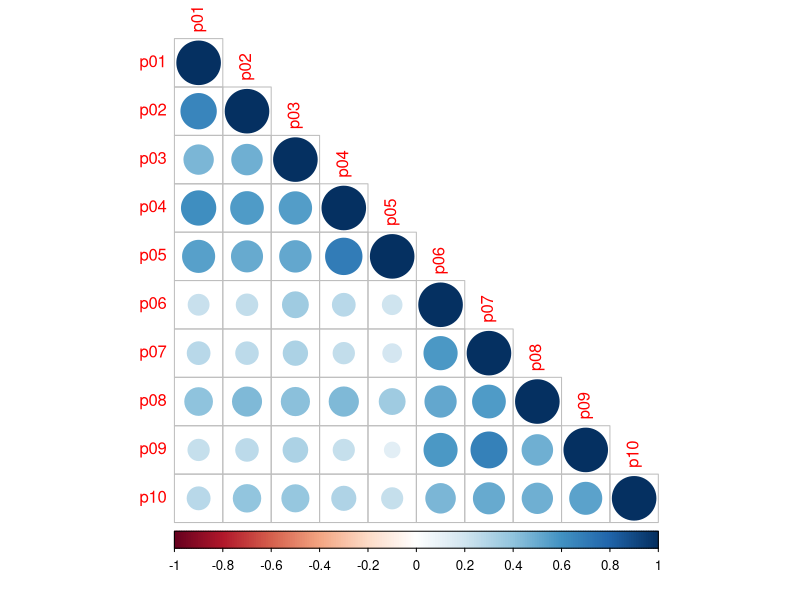

This chart was generated by the following R code: (Note: this script raises an error after producing the figure.)
## R4H2O: Data Science for Water Professionals
## Chapter 10: Analysing the Customer Experience

## Read data
library(readr)
pii_long <- read_csv("casestudy2/pii_long.csv")

## Transform data
library(tidyr)
pii_wide <- pivot_wider(pii_long, names_from = Item, values_from = Response)

## Correlations
cor(pii_wide$p01, pii_wide$p02)
c_matrix <- cor(pii_wide[, -1])
round(c_matrix, 2)

cor.test(pii_wide$p01, pii_wide$p02)

## Visualise correlations
library(corrplot)

png("manuscript/resources/10_surveys/corplot_01.png", width = 1024, height = 1024, pointsize = 24)
corrplot(c_matrix, type = "lower")
dev.off()

## Hierarchical clustering

## Clustering example
set.seed(1969)
customers <- tibble(id = LETTERS[1:10],
                    weekday = c(rnorm(5, 155 * 2.7, 200), rnorm(5, 750, 200)),
                    weekend = c(rnorm(5, 250 * 2.7, 200), rnorm(5, 50, 10)))

ggplot(customers, aes(weekday, weekend)) +
    geom_label(aes(label = id)) +
    labs(title = "Simulated weekday and weekend consumption",
         subtitle = "Cluster analysis example",
         x = "Average weekday consumption", y = "Average weekend consumption") +
    theme_bw(base_size = 10)
ggsave("manuscript/resources/10_surveys/clustering_example.png", width = 9, height = 5)

## Correlations
cor(customers[, -1])

customers_scaled <- scale(customers[, -1])
customers_dist <- dist(customers)
customer_clusters <- hclust(customers_dist)

png("manuscript/resources/10_surveys/example_dendogram.png", width = 1920, height = 1080, pointsize = 32)
plot(customer_clusters,
     main = "Clsutering Example",
     sub = "Simulated data",
     labels = customers$id)
dev.off()

customers$Segment <- cutree(customer_clusters, 2)
ggplot(customers, aes(weekday, weekend)) +
    geom_label(aes(label = id, fill = factor(Segment))) +
    labs(title = "Simulated weekday and weekend consumption",
         subtitle = "Cluster analysis example",
         x = "Average weekday consumption", y = "Average weekend consumption",
         fill = "Segment") +
    theme_bw(base_size = 10)
ggsave("manuscript/resources/10_surveys/customer_segments.png", width = 9, height = 5)

## Cluster involvement data
pii_trans <- t(pii_wide[, -1])

pii_clusters <- pii_trans %>%
    scale() %>%
    dist() %>%
    hclust()

png("manuscript/resources/10_surveys/pii_dendogram.png", width = 1920, height = 1080, pointsize = 32)
plot(pii_clusters,
     main = "Tap Water Consumer Involvement survey clusters",
     sub = "Personal Involvement Index",
     labels = names(pii_wide[, -1]))
rect.hclust(pii_clusters, k = 2, border = 2:3)
dev.off()

## Calculate the PII index
pii <- pii_wide %>%
    group_by(survey_id) %>%
    summarise(Cognitive = p01 + p02 + p03 + p04 + p05,
              Affective = p06 + p07 + p08 + p09 + p10,
              Involvement = Cognitive + Affective) %>%
    pivot_longer(Cognitive:Involvement, 
                 names_to = "Dimension",
                 values_to = "Score")

ggplot(pii, aes(Score, fill = Dimension)) + 
    geom_histogram(bins = 30) + 
    facet_wrap(~Dimension, scales = "free_x") + 
    labs(title = "Personal Involvement Index",
         subtitle = "Tap Water Customers in Gormsey") + 
    theme_bw(base_size = 10)
ggsave("manuscript/resources/10_surveys/pii_scores.png", width = 9, height = 5)
